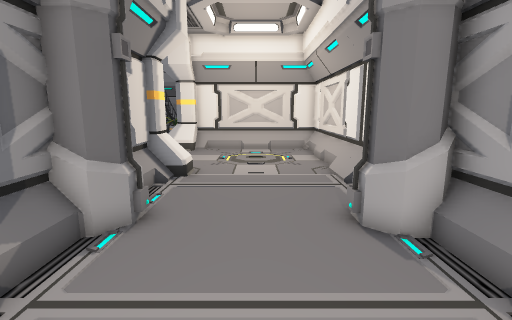
[1] (above)

12 first-person views from a walk through a 3-D level made in the Unity game engine. The camera is 1.4 m above the floor, tilts 10° down and sees 85° across. Doors are open. The floor is counted in squares, 0.5 m on a side. Each view is taken from the middle of a square. On the plan, view 1 faces up. The plan holds only what a view shows up to about 19 squares ahead; the rest is blank. The place goes on beyond the plan. Some animated figures are left out.

[2]
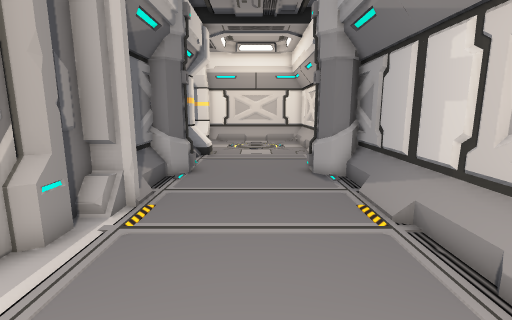

[3]
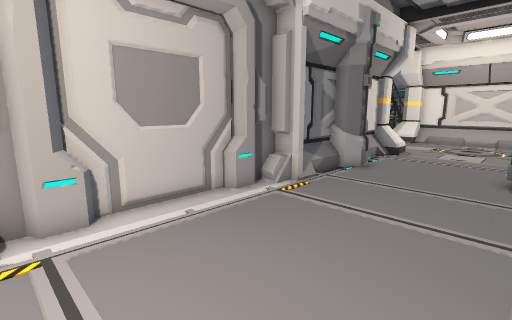

[4]
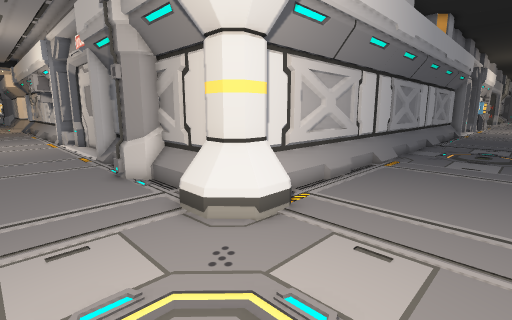

[5]
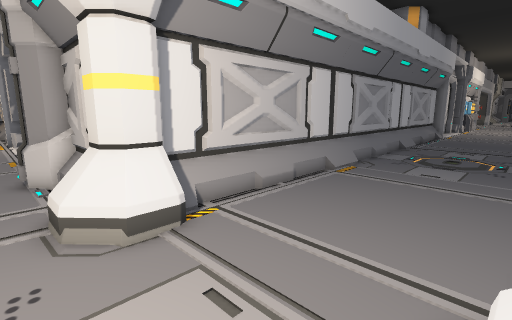

[6]
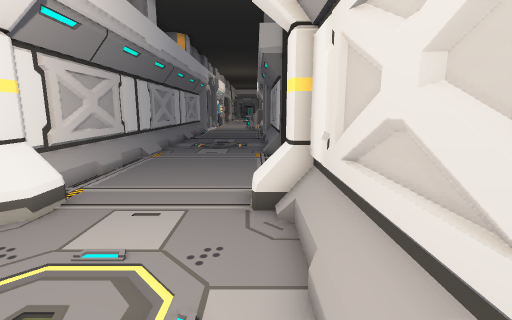

[7]
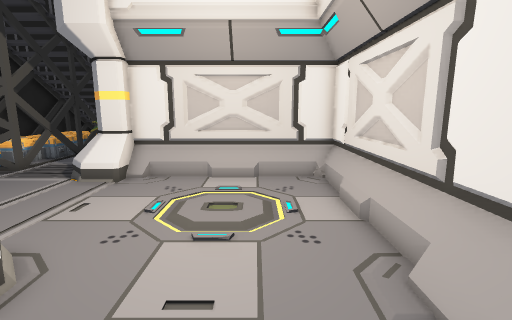

[8]
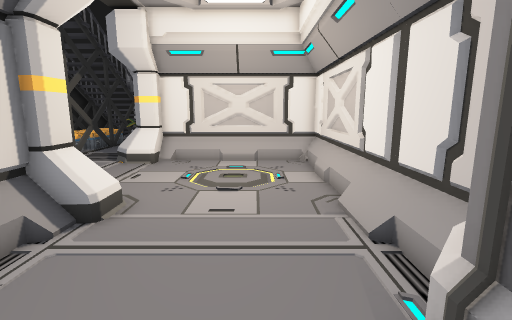

[9]
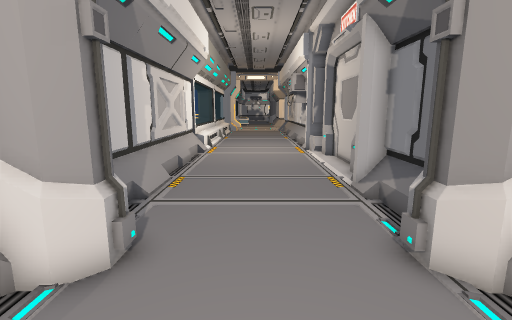

[10]
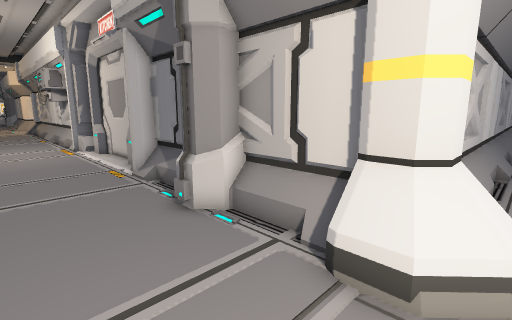

[11]
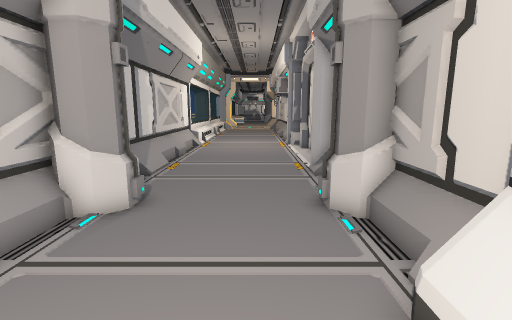

[12]
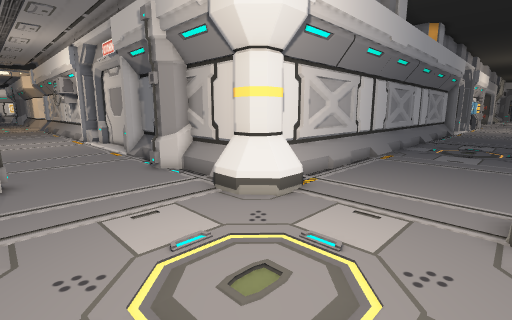

### Floor plan
Key: @ floor where view 1 was taken; # wall or solid block; x gap in a wall; . floor; / step, stairs or slope; = window, fence, low wall or low ledge; v drop or lower ground; O other object.
Columns run from 26 left of view 1 to 4 right of it. Each row starts with its distance up from view 1.
 28             v   v
 27             v///v
 26             v///v
 25               //x
 24                /x. #
 23                 v..=
 22            #    #..  ##########
 21           ##..  ...OOO#########
 20          ...........OO........#
 19 ..............................#
 18 ..............................#
 17  .............................#
 16   ............................#
 15    ...........................#
 14     .................OO.......#
 13   ###################OOO......#
 12           ###  ### ###OO......#
 11                      ##.......#
 10                      ##.......#
  9                       #.......#
  8                      ###.....##
  7                      ###....=##
  6                      ###.....##
  5                       #.......#
  4                       #.......#
  3                       #.......#
  2                      ##.......#
  1                      #........#
  0                      #....@...#
 -1                      #........#
 -2                      #........#
 -3                      #........#
 -4                      #........#
 -5                      #........#
 -6                      #........#
 -7                      #.....  .#

Positions as (right, up) in squares from view 1, and headings:
1: (0, 0), facing up
2: (0, -6), facing up
3: (3, -7), facing up-left
4: (1, 19), facing down-left
5: (-2, 20), facing down-left
6: (3, 20), facing left
7: (1, 9), facing up
8: (1, 5), facing up
9: (0, 12), facing down
10: (1, 14), facing down-left
11: (-1, 15), facing down
12: (3, 20), facing down-left
